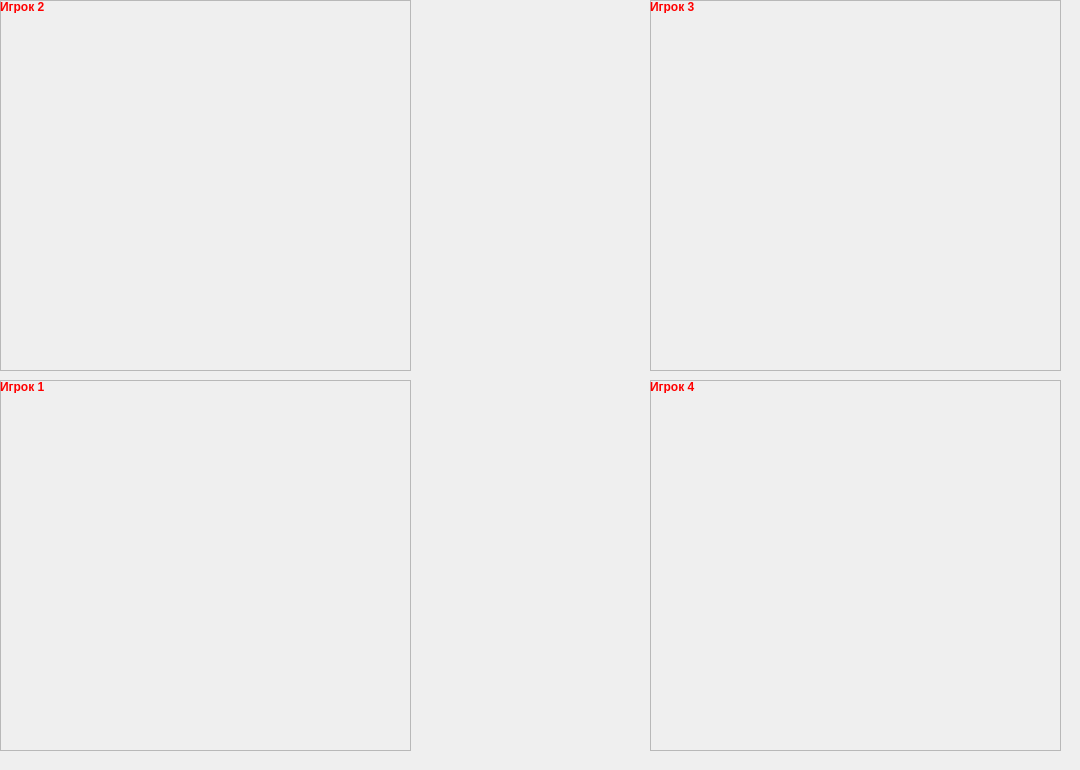
    <widget class="QWidget" name="tab">
     <attribute name="title">
      <string>1-4</string>
     </attribute>
     <widget class="QLabel" name="label">
      <property name="geometry">
       <rect>
        <x>0</x>
        <y>0</y>
        <width>1071</width>
        <height>761</height>
       </rect>
      </property>
      <property name="text">
       <string/>
      </property>
      <property name="pixmap">
       <pixmap>data/table1.png</pixmap>
      </property>
      <property name="scaledContents">
       <bool>true</bool>
      </property>
     </widget>
     <widget class="QExLabel" name="eventLabel_1" native="true">
      <property name="geometry">
       <rect>
        <x>430</x>
        <y>190</y>
        <width>201</width>
        <height>311</height>
       </rect>
      </property>
      <property name="sizePolicy">
       <sizepolicy hsizetype="Maximum" vsizetype="Maximum">
        <horstretch>0</horstretch>
        <verstretch>0</verstretch>
       </sizepolicy>
      </property>
      <property name="text" stdset="0">
       <string/>
      </property>
     </widget>
     <widget class="QFrame" name="frame_2">
      <property name="geometry">
       <rect>
        <x>0</x>
        <y>0</y>
        <width>411</width>
        <height>371</height>
       </rect>
      </property>
      <property name="frameShape">
       <enum>QFrame::StyledPanel</enum>
      </property>
      <property name="frameShadow">
       <enum>QFrame::Raised</enum>
      </property>
      <widget class="QLabel" name="nameLabel_2">
       <property name="geometry">
        <rect>
         <x>0</x>
         <y>0</y>
         <width>52</width>
         <height>13</height>
        </rect>
       </property>
       <property name="palette">
        <palette>
         <active>
          <colorrole role="WindowText">
           <brush brushstyle="SolidPattern">
            <color alpha="255">
             <red>255</red>
             <green>0</green>
             <blue>0</blue>
            </color>
           </brush>
          </colorrole>
         </active>
         <inactive>
          <colorrole role="WindowText">
           <brush brushstyle="SolidPattern">
            <color alpha="255">
             <red>255</red>
             <green>0</green>
             <blue>0</blue>
            </color>
           </brush>
          </colorrole>
         </inactive>
         <disabled>
          <colorrole role="WindowText">
           <brush brushstyle="SolidPattern">
            <color alpha="255">
             <red>120</red>
             <green>120</green>
             <blue>120</blue>
            </color>
           </brush>
          </colorrole>
         </disabled>
        </palette>
       </property>
       <property name="font">
        <font>
         <weight>75</weight>
         <bold>true</bold>
        </font>
       </property>
       <property name="text">
        <string>Игрок 2</string>
       </property>
      </widget>
      <widget class="QExLabel" name="PersonLabel_2" native="true">
       <property name="geometry">
        <rect>
         <x>10</x>
         <y>20</y>
         <width>141</width>
         <height>241</height>
        </rect>
       </property>
       <property name="text" stdset="0">
        <string/>
       </property>
       <property name="pixmap" stdset="0">
        <pixmap>data/card.png</pixmap>
       </property>
       <property name="scaledContents" stdset="0">
        <bool>true</bool>
       </property>
      </widget>
      <widget class="QExLabel" name="LivesLabel_2" native="true">
       <property name="geometry">
        <rect>
         <x>310</x>
         <y>20</y>
         <width>91</width>
         <height>141</height>
        </rect>
       </property>
       <property name="text" stdset="0">
        <string/>
       </property>
       <property name="pixmap" stdset="0">
        <pixmap>data/card.png</pixmap>
       </property>
       <property name="scaledContents" stdset="0">
        <bool>true</bool>
       </property>
      </widget>
      <widget class="QExLabel" name="HeroLabel_2" native="true">
       <property name="geometry">
        <rect>
         <x>160</x>
         <y>20</y>
         <width>141</width>
         <height>241</height>
        </rect>
       </property>
       <property name="text" stdset="0">
        <string/>
       </property>
       <property name="pixmap" stdset="0">
        <pixmap>data/card.png</pixmap>
       </property>
       <property name="scaledContents" stdset="0">
        <bool>true</bool>
       </property>
      </widget>
      <widget class="QExLabel" name="card1_11" native="true">
       <property name="geometry">
        <rect>
         <x>10</x>
         <y>270</y>
         <width>71</width>
         <height>101</height>
        </rect>
       </property>
       <property name="text" stdset="0">
        <string/>
       </property>
       <property name="pixmap" stdset="0">
        <pixmap>data/card.png</pixmap>
       </property>
       <property name="scaledContents" stdset="0">
        <bool>true</bool>
       </property>
      </widget>
      <widget class="QExLabel" name="card1_12" native="true">
       <property name="geometry">
        <rect>
         <x>90</x>
         <y>270</y>
         <width>71</width>
         <height>101</height>
        </rect>
       </property>
       <property name="text" stdset="0">
        <string/>
       </property>
       <property name="pixmap" stdset="0">
        <pixmap>data/card.png</pixmap>
       </property>
       <property name="scaledContents" stdset="0">
        <bool>true</bool>
       </property>
      </widget>
      <widget class="QExLabel" name="card1_13" native="true">
       <property name="geometry">
        <rect>
         <x>170</x>
         <y>270</y>
         <width>71</width>
         <height>101</height>
        </rect>
       </property>
       <property name="text" stdset="0">
        <string/>
       </property>
       <property name="pixmap" stdset="0">
        <pixmap>data/card.png</pixmap>
       </property>
       <property name="scaledContents" stdset="0">
        <bool>true</bool>
       </property>
      </widget>
      <widget class="QExLabel" name="card1_14" native="true">
       <property name="geometry">
        <rect>
         <x>250</x>
         <y>270</y>
         <width>71</width>
         <height>101</height>
        </rect>
       </property>
       <property name="text" stdset="0">
        <string/>
       </property>
       <property name="pixmap" stdset="0">
        <pixmap>data/card.png</pixmap>
       </property>
       <property name="scaledContents" stdset="0">
        <bool>true</bool>
       </property>
      </widget>
      <widget class="QExLabel" name="card1_15" native="true">
       <property name="geometry">
        <rect>
         <x>330</x>
         <y>270</y>
         <width>71</width>
         <height>101</height>
        </rect>
       </property>
       <property name="text" stdset="0">
        <string/>
       </property>
       <property name="pixmap" stdset="0">
        <pixmap>data/card.png</pixmap>
       </property>
       <property name="scaledContents" stdset="0">
        <bool>true</bool>
       </property>
      </widget>
     </widget>
     <widget class="QFrame" name="frame_3">
      <property name="geometry">
       <rect>
        <x>650</x>
        <y>0</y>
        <width>411</width>
        <height>371</height>
       </rect>
      </property>
      <property name="frameShape">
       <enum>QFrame::StyledPanel</enum>
      </property>
      <property name="frameShadow">
       <enum>QFrame::Raised</enum>
      </property>
      <widget class="QLabel" name="nameLabel_3">
       <property name="geometry">
        <rect>
         <x>0</x>
         <y>0</y>
         <width>52</width>
         <height>13</height>
        </rect>
       </property>
       <property name="palette">
        <palette>
         <active>
          <colorrole role="WindowText">
           <brush brushstyle="SolidPattern">
            <color alpha="255">
             <red>255</red>
             <green>0</green>
             <blue>0</blue>
            </color>
           </brush>
          </colorrole>
         </active>
         <inactive>
          <colorrole role="WindowText">
           <brush brushstyle="SolidPattern">
            <color alpha="255">
             <red>255</red>
             <green>0</green>
             <blue>0</blue>
            </color>
           </brush>
          </colorrole>
         </inactive>
         <disabled>
          <colorrole role="WindowText">
           <brush brushstyle="SolidPattern">
            <color alpha="255">
             <red>120</red>
             <green>120</green>
             <blue>120</blue>
            </color>
           </brush>
          </colorrole>
         </disabled>
        </palette>
       </property>
       <property name="font">
        <font>
         <weight>75</weight>
         <bold>true</bold>
        </font>
       </property>
       <property name="text">
        <string>Игрок 3</string>
       </property>
      </widget>
      <widget class="QExLabel" name="PersonLabel_3" native="true">
       <property name="geometry">
        <rect>
         <x>10</x>
         <y>20</y>
         <width>141</width>
         <height>241</height>
        </rect>
       </property>
       <property name="text" stdset="0">
        <string/>
       </property>
       <property name="pixmap" stdset="0">
        <pixmap>data/card.png</pixmap>
       </property>
       <property name="scaledContents" stdset="0">
        <bool>true</bool>
       </property>
      </widget>
      <widget class="QExLabel" name="LivesLabel_3" native="true">
       <property name="geometry">
        <rect>
         <x>310</x>
         <y>20</y>
         <width>91</width>
         <height>141</height>
        </rect>
       </property>
       <property name="text" stdset="0">
        <string/>
       </property>
       <property name="pixmap" stdset="0">
        <pixmap>data/card.png</pixmap>
       </property>
       <property name="scaledContents" stdset="0">
        <bool>true</bool>
       </property>
      </widget>
      <widget class="QExLabel" name="HeroLabel_3" native="true">
       <property name="geometry">
        <rect>
         <x>160</x>
         <y>20</y>
         <width>141</width>
         <height>241</height>
        </rect>
       </property>
       <property name="text" stdset="0">
        <string/>
       </property>
       <property name="pixmap" stdset="0">
        <pixmap>data/card.png</pixmap>
       </property>
       <property name="scaledContents" stdset="0">
        <bool>true</bool>
       </property>
      </widget>
      <widget class="QExLabel" name="card1_16" native="true">
       <property name="geometry">
        <rect>
         <x>10</x>
         <y>270</y>
         <width>71</width>
         <height>101</height>
        </rect>
       </property>
       <property name="text" stdset="0">
        <string/>
       </property>
       <property name="pixmap" stdset="0">
        <pixmap>data/card.png</pixmap>
       </property>
       <property name="scaledContents" stdset="0">
        <bool>true</bool>
       </property>
      </widget>
      <widget class="QExLabel" name="card1_17" native="true">
       <property name="geometry">
        <rect>
         <x>90</x>
         <y>270</y>
         <width>71</width>
         <height>101</height>
        </rect>
       </property>
       <property name="text" stdset="0">
        <string/>
       </property>
       <property name="pixmap" stdset="0">
        <pixmap>data/card.png</pixmap>
       </property>
       <property name="scaledContents" stdset="0">
        <bool>true</bool>
       </property>
      </widget>
      <widget class="QExLabel" name="card1_18" native="true">
       <property name="geometry">
        <rect>
         <x>170</x>
         <y>270</y>
         <width>71</width>
         <height>101</height>
        </rect>
       </property>
       <property name="text" stdset="0">
        <string/>
       </property>
       <property name="pixmap" stdset="0">
        <pixmap>data/card.png</pixmap>
       </property>
       <property name="scaledContents" stdset="0">
        <bool>true</bool>
       </property>
      </widget>
      <widget class="QExLabel" name="card1_19" native="true">
       <property name="geometry">
        <rect>
         <x>250</x>
         <y>270</y>
         <width>71</width>
         <height>101</height>
        </rect>
       </property>
       <property name="text" stdset="0">
        <string/>
       </property>
       <property name="pixmap" stdset="0">
        <pixmap>data/card.png</pixmap>
       </property>
       <property name="scaledContents" stdset="0">
        <bool>true</bool>
       </property>
      </widget>
      <widget class="QExLabel" name="card1_20" native="true">
       <property name="geometry">
        <rect>
         <x>330</x>
         <y>270</y>
         <width>71</width>
         <height>101</height>
        </rect>
       </property>
       <property name="text" stdset="0">
        <string/>
       </property>
       <property name="pixmap" stdset="0">
        <pixmap>data/card.png</pixmap>
       </property>
       <property name="scaledContents" stdset="0">
        <bool>true</bool>
       </property>
      </widget>
     </widget>
     <widget class="QFrame" name="frame_4">
      <property name="geometry">
       <rect>
        <x>650</x>
        <y>380</y>
        <width>411</width>
        <height>371</height>
       </rect>
      </property>
      <property name="frameShape">
       <enum>QFrame::StyledPanel</enum>
      </property>
      <property name="frameShadow">
       <enum>QFrame::Raised</enum>
      </property>
      <widget class="QLabel" name="nameLabel_4">
       <property name="geometry">
        <rect>
         <x>0</x>
         <y>0</y>
         <width>52</width>
         <height>13</height>
        </rect>
       </property>
       <property name="palette">
        <palette>
         <active>
          <colorrole role="WindowText">
           <brush brushstyle="SolidPattern">
            <color alpha="255">
             <red>255</red>
             <green>0</green>
             <blue>0</blue>
            </color>
           </brush>
          </colorrole>
         </active>
         <inactive>
          <colorrole role="WindowText">
           <brush brushstyle="SolidPattern">
            <color alpha="255">
             <red>255</red>
             <green>0</green>
             <blue>0</blue>
            </color>
           </brush>
          </colorrole>
         </inactive>
         <disabled>
          <colorrole role="WindowText">
           <brush brushstyle="SolidPattern">
            <color alpha="255">
             <red>120</red>
             <green>120</green>
             <blue>120</blue>
            </color>
           </brush>
          </colorrole>
         </disabled>
        </palette>
       </property>
       <property name="font">
        <font>
         <weight>75</weight>
         <bold>true</bold>
        </font>
       </property>
       <property name="text">
        <string>Игрок 4</string>
       </property>
      </widget>
      <widget class="QExLabel" name="PersonLabel_4" native="true">
       <property name="geometry">
        <rect>
         <x>10</x>
         <y>20</y>
         <width>141</width>
         <height>241</height>
        </rect>
       </property>
       <property name="text" stdset="0">
        <string/>
       </property>
       <property name="pixmap" stdset="0">
        <pixmap>data/card.png</pixmap>
       </property>
       <property name="scaledContents" stdset="0">
        <bool>true</bool>
       </property>
      </widget>
      <widget class="QExLabel" name="LivesLabel_4" native="true">
       <property name="geometry">
        <rect>
         <x>310</x>
         <y>20</y>
         <width>91</width>
         <height>141</height>
        </rect>
       </property>
       <property name="text" stdset="0">
        <string/>
       </property>
       <property name="pixmap" stdset="0">
        <pixmap>data/card.png</pixmap>
       </property>
       <property name="scaledContents" stdset="0">
        <bool>true</bool>
       </property>
      </widget>
      <widget class="QExLabel" name="HeroLabel_4" native="true">
       <property name="geometry">
        <rect>
         <x>160</x>
         <y>20</y>
         <width>141</width>
         <height>241</height>
        </rect>
       </property>
       <property name="text" stdset="0">
        <string/>
       </property>
       <property name="pixmap" stdset="0">
        <pixmap>data/card.png</pixmap>
       </property>
       <property name="scaledContents" stdset="0">
        <bool>true</bool>
       </property>
      </widget>
      <widget class="QExLabel" name="card1_21" native="true">
       <property name="geometry">
        <rect>
         <x>10</x>
         <y>270</y>
         <width>71</width>
         <height>101</height>
        </rect>
       </property>
       <property name="text" stdset="0">
        <string/>
       </property>
       <property name="pixmap" stdset="0">
        <pixmap>data/card.png</pixmap>
       </property>
       <property name="scaledContents" stdset="0">
        <bool>true</bool>
       </property>
      </widget>
      <widget class="QExLabel" name="card1_22" native="true">
       <property name="geometry">
        <rect>
         <x>90</x>
         <y>270</y>
         <width>71</width>
         <height>101</height>
        </rect>
       </property>
       <property name="text" stdset="0">
        <string/>
       </property>
       <property name="pixmap" stdset="0">
        <pixmap>data/card.png</pixmap>
       </property>
       <property name="scaledContents" stdset="0">
        <bool>true</bool>
       </property>
      </widget>
      <widget class="QExLabel" name="card1_23" native="true">
       <property name="geometry">
        <rect>
         <x>170</x>
         <y>270</y>
         <width>71</width>
         <height>101</height>
        </rect>
       </property>
       <property name="text" stdset="0">
        <string/>
       </property>
       <property name="pixmap" stdset="0">
        <pixmap>data/card.png</pixmap>
       </property>
       <property name="scaledContents" stdset="0">
        <bool>true</bool>
       </property>
      </widget>
      <widget class="QExLabel" name="card1_24" native="true">
       <property name="geometry">
        <rect>
         <x>250</x>
         <y>270</y>
         <width>71</width>
         <height>101</height>
        </rect>
       </property>
       <property name="text" stdset="0">
        <string/>
       </property>
       <property name="pixmap" stdset="0">
        <pixmap>data/card.png</pixmap>
       </property>
       <property name="scaledContents" stdset="0">
        <bool>true</bool>
       </property>
      </widget>
      <widget class="QExLabel" name="card1_25" native="true">
       <property name="geometry">
        <rect>
         <x>330</x>
         <y>270</y>
         <width>71</width>
         <height>101</height>
        </rect>
       </property>
       <property name="text" stdset="0">
        <string/>
       </property>
       <property name="pixmap" stdset="0">
        <pixmap>data/card.png</pixmap>
       </property>
       <property name="scaledContents" stdset="0">
        <bool>true</bool>
       </property>
      </widget>
     </widget>
     <widget class="QFrame" name="frame_1">
      <property name="geometry">
       <rect>
        <x>0</x>
        <y>380</y>
        <width>411</width>
        <height>371</height>
       </rect>
      </property>
      <property name="frameShape">
       <enum>QFrame::StyledPanel</enum>
      </property>
      <property name="frameShadow">
       <enum>QFrame::Raised</enum>
      </property>
      <widget class="QLabel" name="nameLabel_1">
       <property name="geometry">
        <rect>
         <x>0</x>
         <y>0</y>
         <width>52</width>
         <height>13</height>
        </rect>
       </property>
       <property name="palette">
        <palette>
         <active>
          <colorrole role="WindowText">
           <brush brushstyle="SolidPattern">
            <color alpha="255">
             <red>255</red>
             <green>0</green>
             <blue>0</blue>
            </color>
           </brush>
          </colorrole>
         </active>
         <inactive>
          <colorrole role="WindowText">
           <brush brushstyle="SolidPattern">
            <color alpha="255">
             <red>255</red>
             <green>0</green>
             <blue>0</blue>
            </color>
           </brush>
          </colorrole>
         </inactive>
         <disabled>
          <colorrole role="WindowText">
           <brush brushstyle="SolidPattern">
            <color alpha="255">
             <red>120</red>
             <green>120</green>
             <blue>120</blue>
            </color>
           </brush>
          </colorrole>
         </disabled>
        </palette>
       </property>
       <property name="font">
        <font>
         <weight>75</weight>
         <bold>true</bold>
        </font>
       </property>
       <property name="text">
        <string>Игрок 1</string>
       </property>
      </widget>
      <widget class="QExLabel" name="PersonLabel_1" native="true">
       <property name="geometry">
        <rect>
         <x>10</x>
         <y>20</y>
         <width>141</width>
         <height>241</height>
        </rect>
       </property>
       <property name="text" stdset="0">
        <string/>
       </property>
       <property name="pixmap" stdset="0">
        <pixmap>data/card.png</pixmap>
       </property>
       <property name="scaledContents" stdset="0">
        <bool>true</bool>
       </property>
      </widget>
      <widget class="QExLabel" name="LivesLabel_1" native="true">
       <property name="geometry">
        <rect>
         <x>310</x>
         <y>20</y>
         <width>91</width>
         <height>141</height>
        </rect>
       </property>
       <property name="text" stdset="0">
        <string/>
       </property>
       <property name="pixmap" stdset="0">
        <pixmap>data/card.png</pixmap>
       </property>
       <property name="scaledContents" stdset="0">
        <bool>true</bool>
       </property>
      </widget>
      <widget class="QExLabel" name="HeroLabel_1" native="true">
       <property name="geometry">
        <rect>
         <x>160</x>
         <y>20</y>
         <width>141</width>
         <height>241</height>
        </rect>
       </property>
       <property name="text" stdset="0">
        <string/>
       </property>
       <property name="pixmap" stdset="0">
        <pixmap>data/card.png</pixmap>
       </property>
       <property name="scaledContents" stdset="0">
        <bool>true</bool>
       </property>
      </widget>
      <widget class="QExLabel" name="card1_46" native="true">
       <property name="geometry">
        <rect>
         <x>10</x>
         <y>270</y>
         <width>71</width>
         <height>101</height>
        </rect>
       </property>
       <property name="text" stdset="0">
        <string/>
       </property>
       <property name="pixmap" stdset="0">
        <pixmap>data/card.png</pixmap>
       </property>
       <property name="scaledContents" stdset="0">
        <bool>true</bool>
       </property>
      </widget>
      <widget class="QExLabel" name="card1_47" native="true">
       <property name="geometry">
        <rect>
         <x>90</x>
         <y>270</y>
         <width>71</width>
         <height>101</height>
        </rect>
       </property>
       <property name="text" stdset="0">
        <string/>
       </property>
       <property name="pixmap" stdset="0">
        <pixmap>data/card.png</pixmap>
       </property>
       <property name="scaledContents" stdset="0">
        <bool>true</bool>
       </property>
      </widget>
      <widget class="QExLabel" name="card1_48" native="true">
       <property name="geometry">
        <rect>
         <x>170</x>
         <y>270</y>
         <width>71</width>
         <height>101</height>
        </rect>
       </property>
       <property name="text" stdset="0">
        <string/>
       </property>
       <property name="pixmap" stdset="0">
        <pixmap>data/card.png</pixmap>
       </property>
       <property name="scaledContents" stdset="0">
        <bool>true</bool>
       </property>
      </widget>
      <widget class="QExLabel" name="card1_49" native="true">
       <property name="geometry">
        <rect>
         <x>250</x>
         <y>270</y>
         <width>71</width>
         <height>101</height>
        </rect>
       </property>
       <property name="text" stdset="0">
        <string/>
       </property>
       <property name="pixmap" stdset="0">
        <pixmap>data/card.png</pixmap>
       </property>
       <property name="scaledContents" stdset="0">
        <bool>true</bool>
       </property>
      </widget>
      <widget class="QExLabel" name="card1_50" native="true">
       <property name="geometry">
        <rect>
         <x>330</x>
         <y>270</y>
         <width>71</width>
         <height>101</height>
        </rect>
       </property>
       <property name="text" stdset="0">
        <string/>
       </property>
       <property name="pixmap" stdset="0">
        <pixmap>data/card.png</pixmap>
       </property>
       <property name="scaledContents" stdset="0">
        <bool>true</bool>
       </property>
      </widget>
     </widget>
    </widget>
